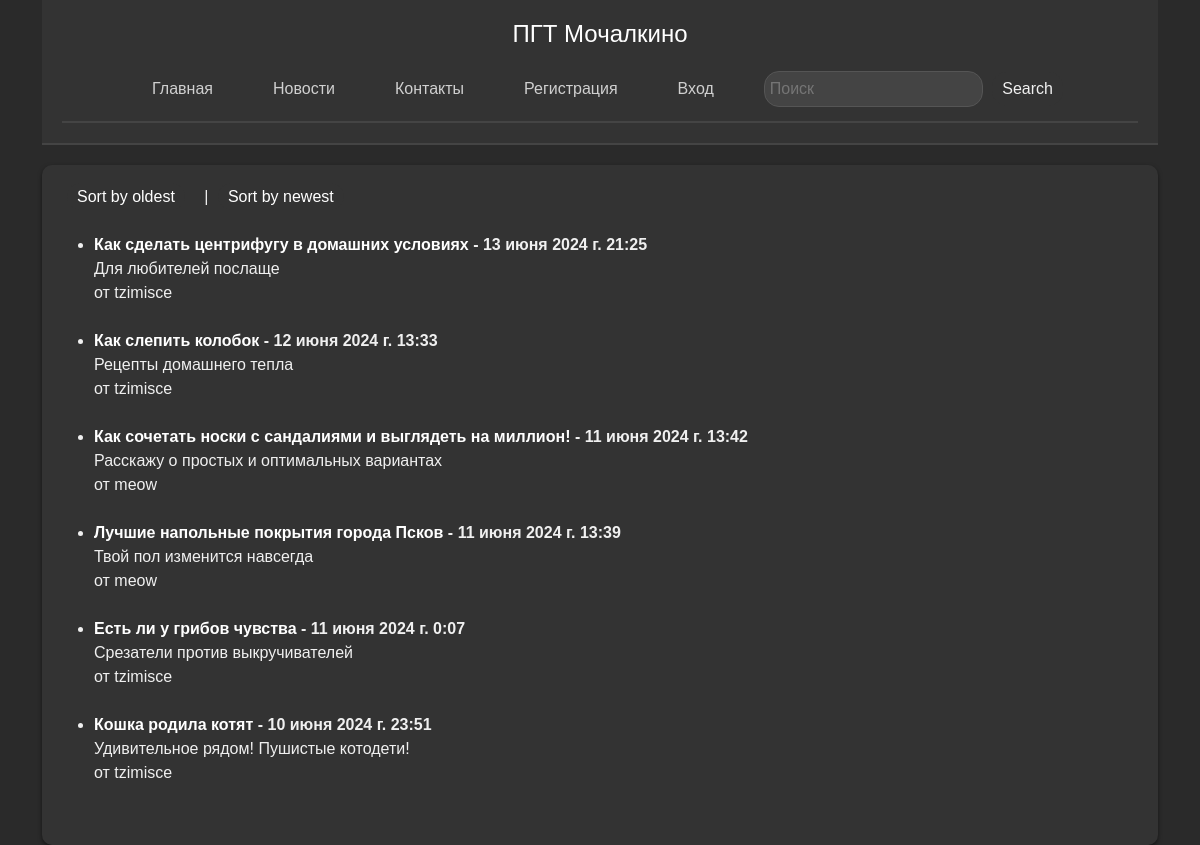
Page /news/ on the committed database.
### news/models.py (models this page shows, shortened)
class Articles(models.Model):
    title = models.CharField('Название', max_length=500)
    summary = models.CharField('Саммари', max_length=500)
    full_text = models.TextField('Статья')
    date = models.DateTimeField(default=timezone.now)
    author = models.ForeignKey(User, on_delete=models.CASCADE, default=None)
    banner = models.ImageField(upload_to='media/', default=None, blank=True, null=True)
    class Meta:
        verbose_name = 'Новость'
        verbose_name_plural = 'Новости'

### news/views.py (the view)
# urls.py: path('', ArticleListView.as_view(), name='news'),
class ArticleListView(ListView):
    model = Articles
    template_name = 'news/news_home.html'
    context_object_name = 'articles'
    ordering = '-date'  # По умолчанию сортируем по убыванию даты добавления
    def get_queryset(self):
        queryset = super().get_queryset()
        ordering = self.request.GET.get('ordering', self.ordering)  # Получаем значение ordering из GET-параметров
        return queryset.order_by(ordering)  # Применяем сортировку к queryset

### news/templates/news/news_home.html (shortened to what this page needs)
{% extends "main/base.html" %}
{% load static %}
{% block container %}
    <div class="container" id="page">
                <div class="info-block">
        <a style="color: white" class="button-link"  href="?ordering=date">Sort by oldest</a> |
        <a style="color: white" class="button-link" href="?ordering=-date">Sort by newest</a>
        <br>
    <ul>
        <br>
        {% for article in articles %}
            <li><strong><a style="color: white; text-align:center;text-decoration: none; font-weight: 800; padding-bottom: 20px;" href="{% url 'news_detail' article.id %}">{{ article.title }}</a> - {{ article.date }}</strong>
        <br>
        {{ article.summary }} </li>
        от {{ article.author}}
         <br>
         <br>
        {% empty %}
            <li>No articles found.</li>
        {% endfor %}
    </ul>
</div>
        </div>
{% endblock container %}

### main/templates/main/base.html (shortened to what this page needs)
{% load static %}
<!DOCTYPE html>
<html lang="en" xmlns:main="http://www.w3.org/1999/xhtml">
<head>
<link rel="stylesheet" href="https://cdn.jsdelivr.net/npm/bootstrap@5.3.2/dist/css/bootstrap.min.css">
    <link rel="stylesheet" href="{%static 'main/css/main.css' %}">
    <link rel="stylesheet" href="{%static 'main/css/main.css' %}">
</head>
<body>
    <div id="page" class="container">
<header>
<div class="header-container">
    <h4>ПГТ Мочалкино</h4>
    <nav>
			<a href="{% url 'home' %}" accesskey="1" title="">Главная</a>
				<a href="{% url 'news' %}" accesskey="2" title="">Новости</a>
				<a href="{% url 'contacts' %}" accesskey="3" title="">Контакты</a>
                {% if user.is_authenticated %}
        {% if user.is_staff %}
                   <a href="{% url 'create' %}" accesskey="4" title="">Добавить новость</a>
        {% endif %}
        <a href="{% url 'users:profile' %}">Профиль</a>
                 <form class="logout" action="{% url 'users:logout' %}" method="post">
                    {% csrf_token %}
                                       <button class="button-link">Выход</button>
                    </form>
                {% else %}
              <a href="{% url 'users:register' %}" accesskey="5" title="">Регистрация</a>
                <a href="{% url 'users:login' %}" accesskey="6" title="">Вход</a>
                {% endif %}
                    <div class="search-container"><form  action="{% url 'search' %}" method="get">
        <input type="text" name="query" placeholder="Поиск">
        <button type="submit" class="button-link" >Search</button>
      </form></div>
    </nav>
    </div>
		</header>
    </div>
  {% block container %}
    {% endblock container %}
</body>

### main/static/main/css/main.css (style rules this page uses)
html, body { height: 100%; }
body { font-family: Arial, sans-serif; background-color: #2a2a2a; color: #f0f0f0; margin: 0; padding: 0; }
header { background-color: #333333; padding: 20px; text-align: center; color: #ffffff; border-bottom: 2px solid #444444; }
nav { display: flex; justify-content: center; align-items: center; background-color: #333333; padding: 10px 0; border-bottom: 2px solid #444444; }
nav a, .button-link { color: #d0d0d0; text-decoration: none; margin: 0 15px; padding: 10px 15px; border-radius: 15px; transition: background-color 0.3s; cursor: pointer; }
.search-container { display: flex; align-items: center; margin-left: 20px; }
.search-container input { padding: 5px; border-radius: 15px; border: 1px solid #555555; background-color: #444444; color: #f0f0f0; }
.button-link { padding: 5px 10px; border: none; border-radius: 15px; background-color: #333333; color: #f0f0f0; cursor: pointer; margin-left: 5px; }
.info-block { background-color: #333333; border-radius: 10px; box-shadow: 0 2px 4px rgba(0, 0, 0, 0.5); padding: 20px; margin-top: 20px; box-sizing: border-box; }
.info-block a { color: #1e90ff; text-decoration: none; }

### rows in the picture
Articles: title "Как сделать центрифугу в домашних условиях", date "13 июня 2024 г. 21:25", summary "Для любителей послаще", author "tzimisce"
Articles: title "Как слепить колобок", date "12 июня 2024 г. 13:33", summary "Рецепты домашнего тепла", author "tzimisce"
Articles: title "Как сочетать носки с сандалиями и выглядеть на миллион!", date "11 июня 2024 г. 13:42", summary "Расскажу о простых и оптимальных вариантах", author "meow"
Articles: title "Лучшие напольные покрытия города Псков", date "11 июня 2024 г. 13:39", summary "Твой пол изменится навсегда", author "meow"
Articles: title "Есть ли у грибов чувства", date "11 июня 2024 г. 0:07", summary "Срезатели против выкручивателей", author "tzimisce"
Articles: title "Кошка родила котят", date "10 июня 2024 г. 23:51", summary "Удивительное рядом! Пушистые котодети!", author "tzimisce"
